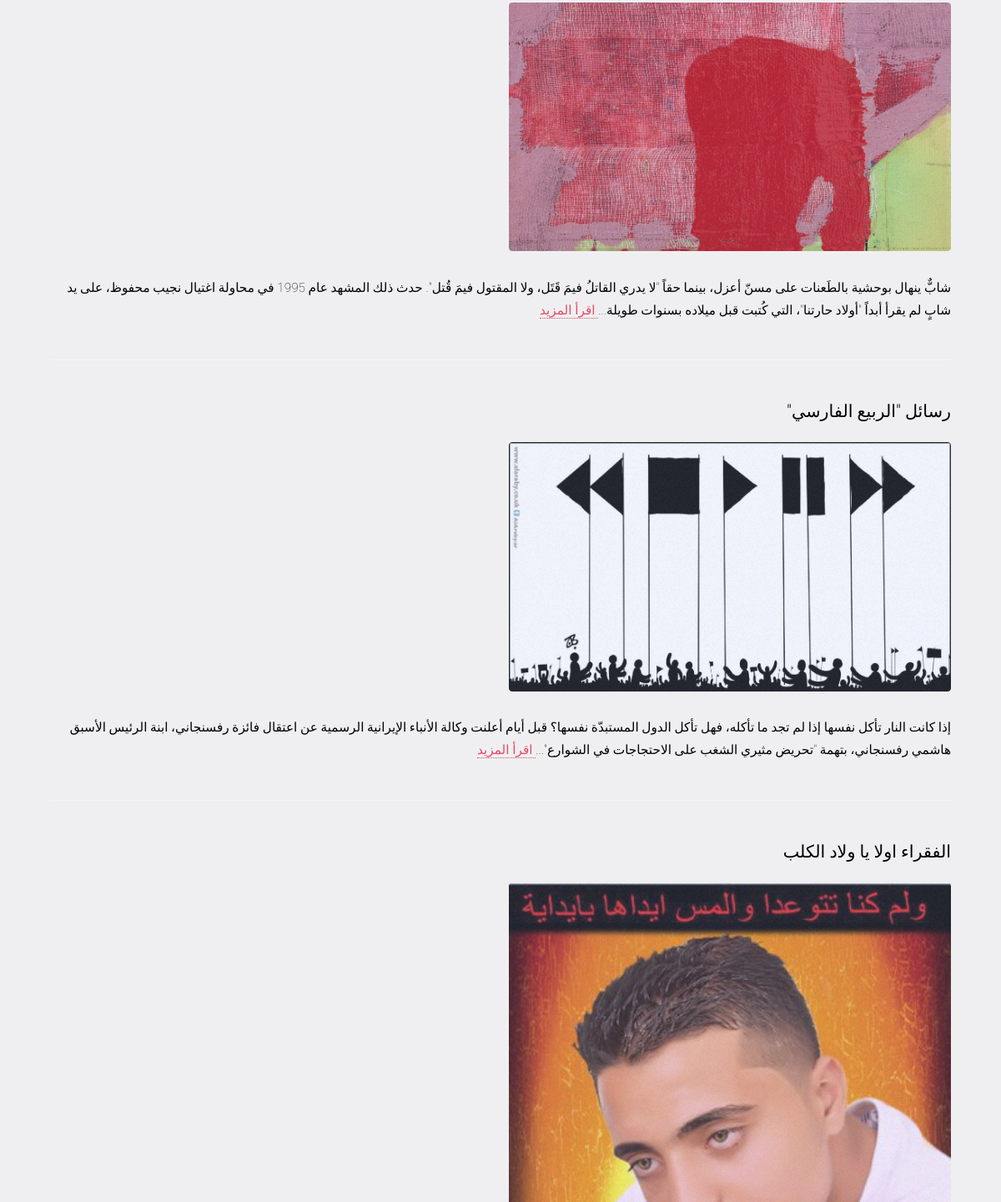
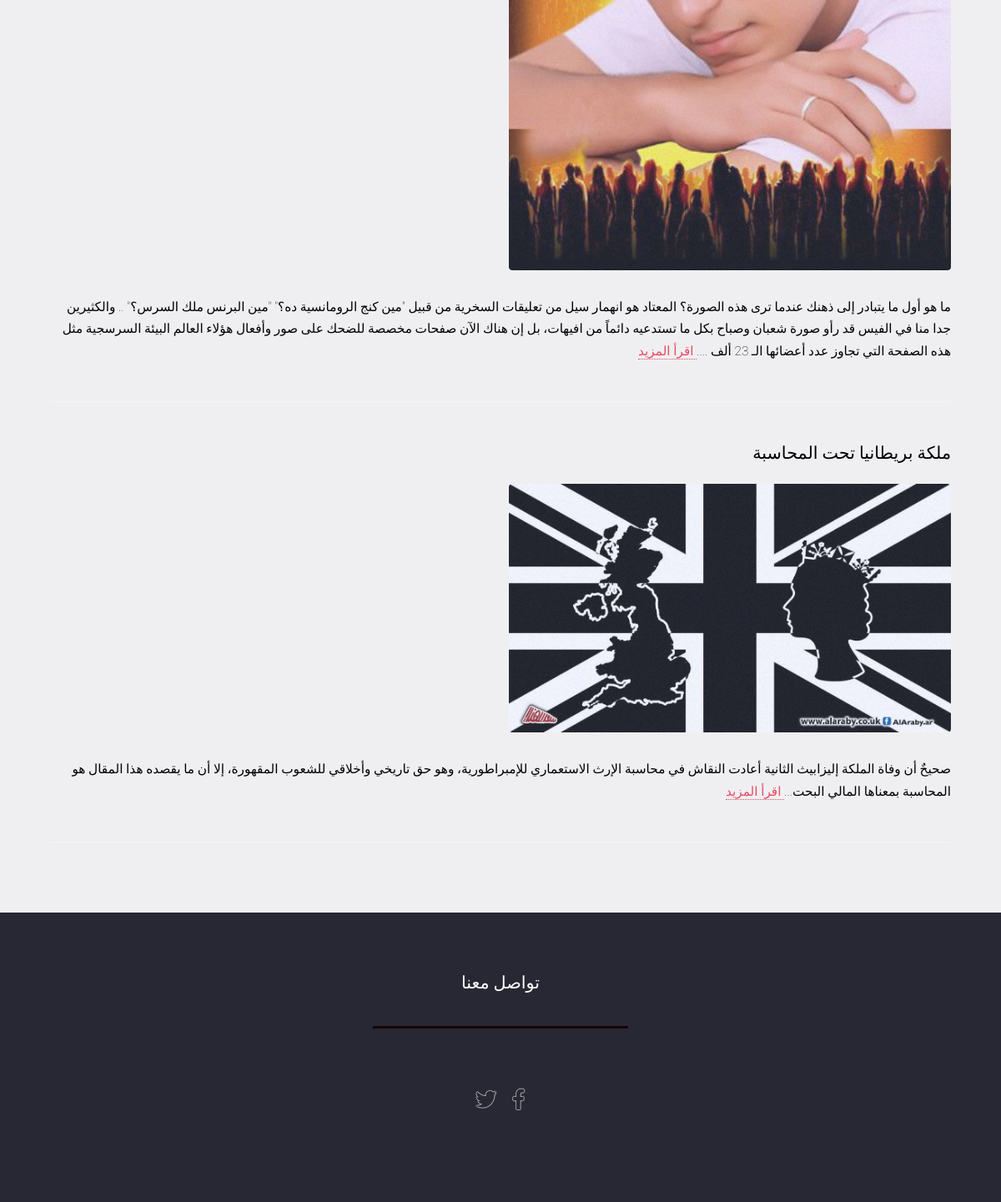
The app's page /articles/ (lower part), older data (2 pictures, top to bottom).
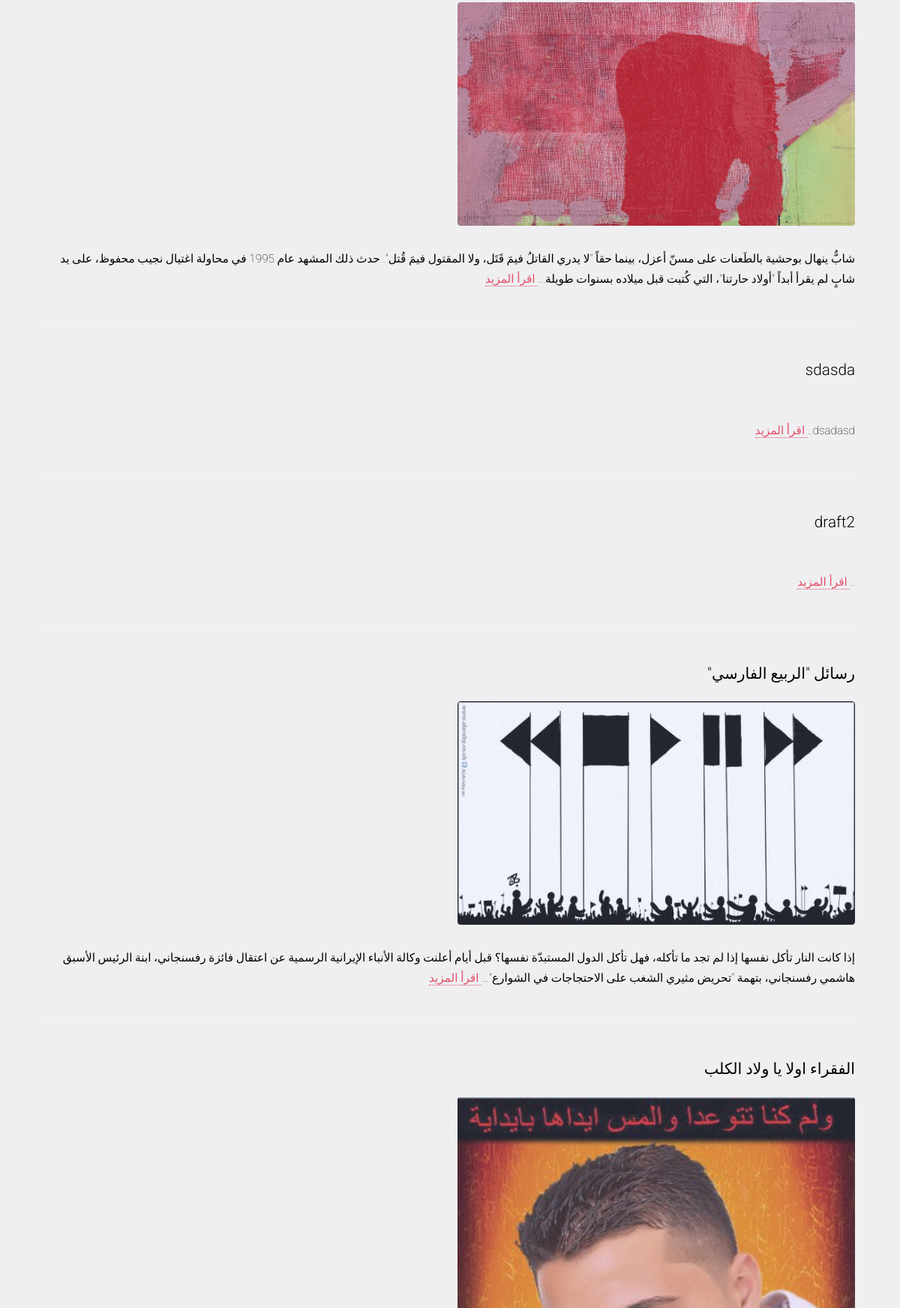
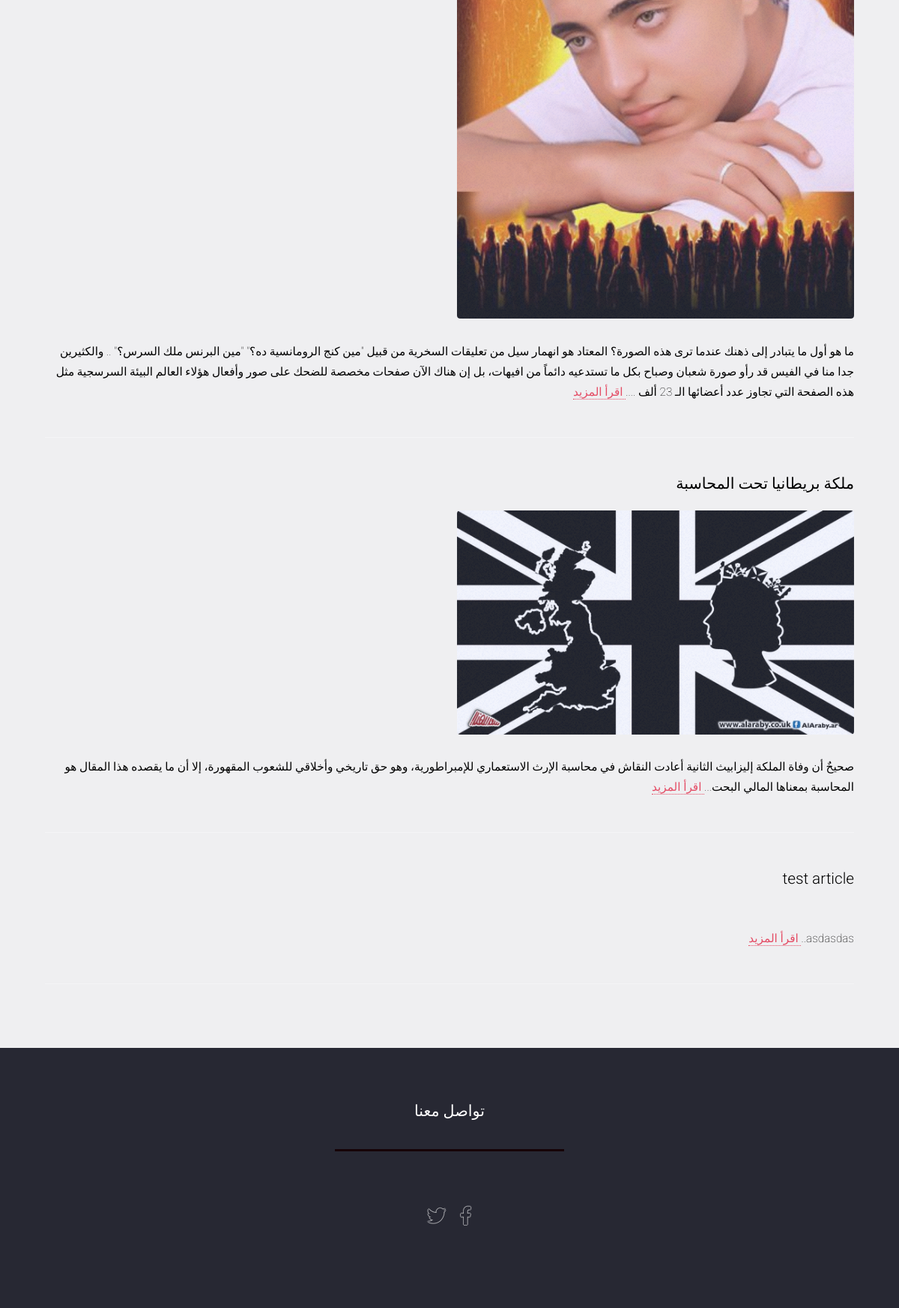
The same page, newer data (2 pictures, top to bottom).
### articles/models.py (models this page shows, shortened)
class Article(models.Model):
    title = models.CharField(max_length=255)
    image = models.ImageField(null=True, blank=True, upload_to="images/articles")
    snippet = models.TextField(null=True, blank=True)
    content = RichTextUploadingField()
    tag = models.ManyToManyField(Tags, blank=True)
    published_at = models.DateField(null=True, blank=True)
    created_at = models.DateTimeField(auto_now_add=True, null=True, blank=True)
    updated_at = models.DateTimeField(auto_now=True, null=True, blank=True)
    class Meta:
        ordering = ('published_at',)

### articles/views.py (the view)
# urls.py: path('', ArticleListView.as_view(), name='article_list'),
class ArticleListView(ListView):
    model = Article
    template_name = 'articles/article_list.html'

### articles/templates/articles/article_list.html (shortened to what this page needs)
{% extends 'base.html' %}
{% block content %}
				<div id="main" class="wrapper style1" dir="rtl" lang="ar">
					<div class="container">
						{% for article in object_list %}
							<section>
								<h3><a href="{% url 'article_detail' article.id %}">{{article.title}}</a></h3>
									{% if article.image %}
										<div class="box alt">
											<div class="row gtr-50 gtr-uniform">
												<div class="col-6 col-12-xsmall"><span class="image fit"><img src="{{ article.image.url }}" alt="" /></span></div>
											</div>
										</div>
									{% endif %}
								<p>{{article.snippet}}..<a href="{% url 'article_detail' article.id %}"> اقرأ المزيد</a></p>
								<hr />
							</section>
						{% endfor %}
					</div>
				</div>
{% endblock %}

Row changes from the older to the newer data that the page shows:
added Article: title "sdasda", snippet "dsadasd"
added Article: title "draft2"
added Article: title "test article", snippet "asdasdas"
